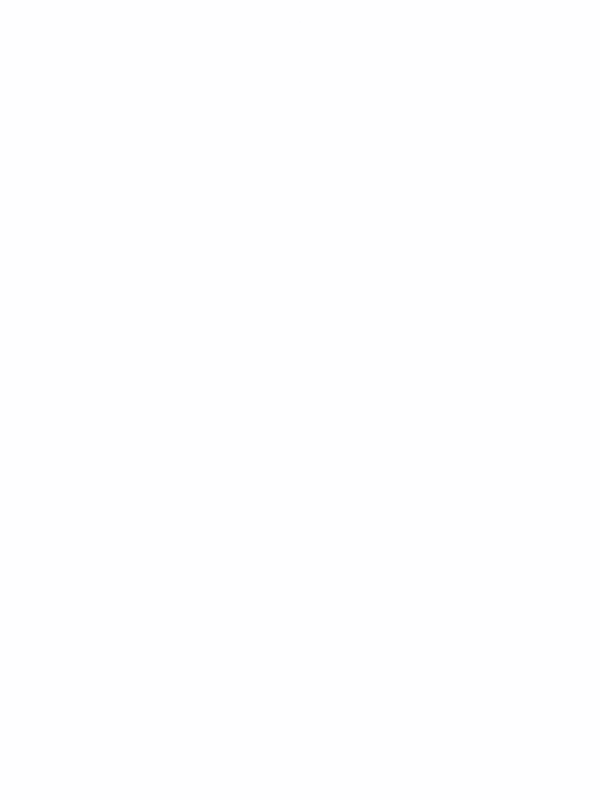
Frame 1 (no input)
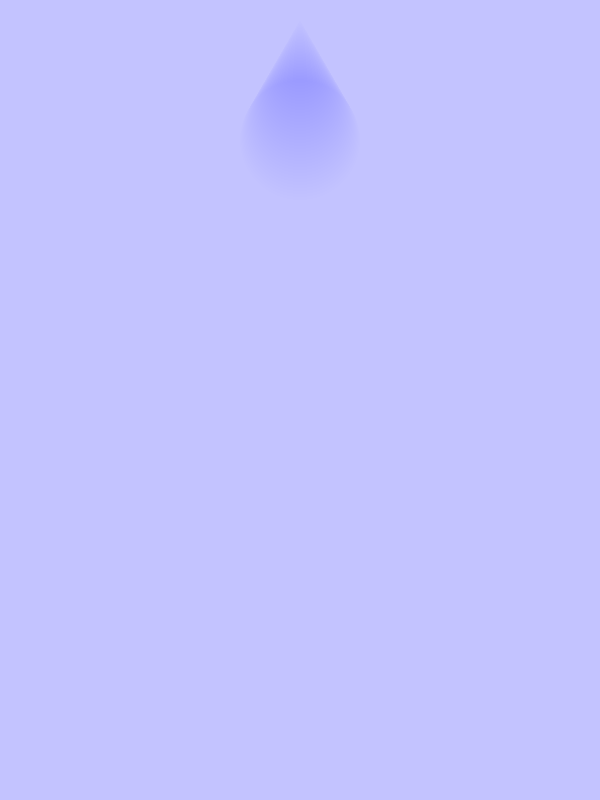
Frame 60 (the mouse pressed at the canvas centre just before this capture)
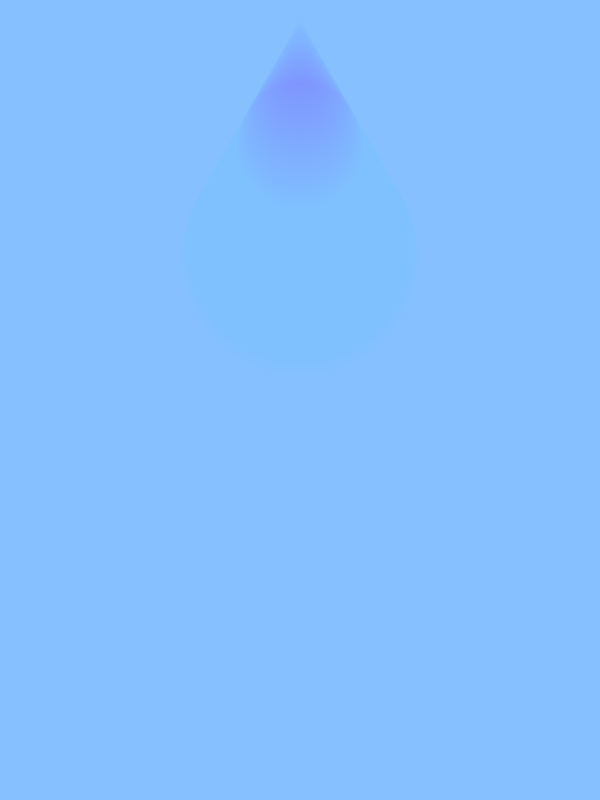
Frame 120 (the mouse held since frame 60 and released just before this capture)

The Processing sketch that drew these frames (run headless with seeded random() and noise(); from frame 60 on, the mouse is pressed at the canvas centre):

// Processing sketch: processing_42520
// ── processing_42520.pde

int a = 0;
int b=200;
int c=600;
int randMax;
int randMin;
float d = -20;
int color1;
int color2;
int color3;
int color4;
int rand;

void setup(){

  size(600, 800);
  background(255);
  frameRate (15);
    noStroke ();
      smooth ();
  
  randMin = int(random(200, 300));
  randMax = int(random(310, 500));
  rand = int(random(1,3));
  if ( rand == 1) { 
    color1 = 255; 
    color2 = 0;
    color3 =72;
    color4 = 136;
  } 
  else {
    color1 = 72;
    color2 = 136;
   color3 = 255;
   color4 = 0;
   
  } 
  
   println (rand);
}

void draw(){

  a+=2;
  
if (a<=randMin){ 
  fill (color1,a,color2, 1); 
  rect (0, 0, width, height);
  ellipse (300,a+20,a,a);
}

if ((a>=randMin)&&(a<=randMax)){
  ellipse (300,a,b+=5,200);
  fill (color2,165,color1,d+=0.3);
  frameRate(20);
}

if ((a>=randMax)&&(c>=0)){
    ellipse (300,a,c-=5,200);
    fill (color3,165,color4,d+=0.3);
    frameRate(10);
}
  

}
